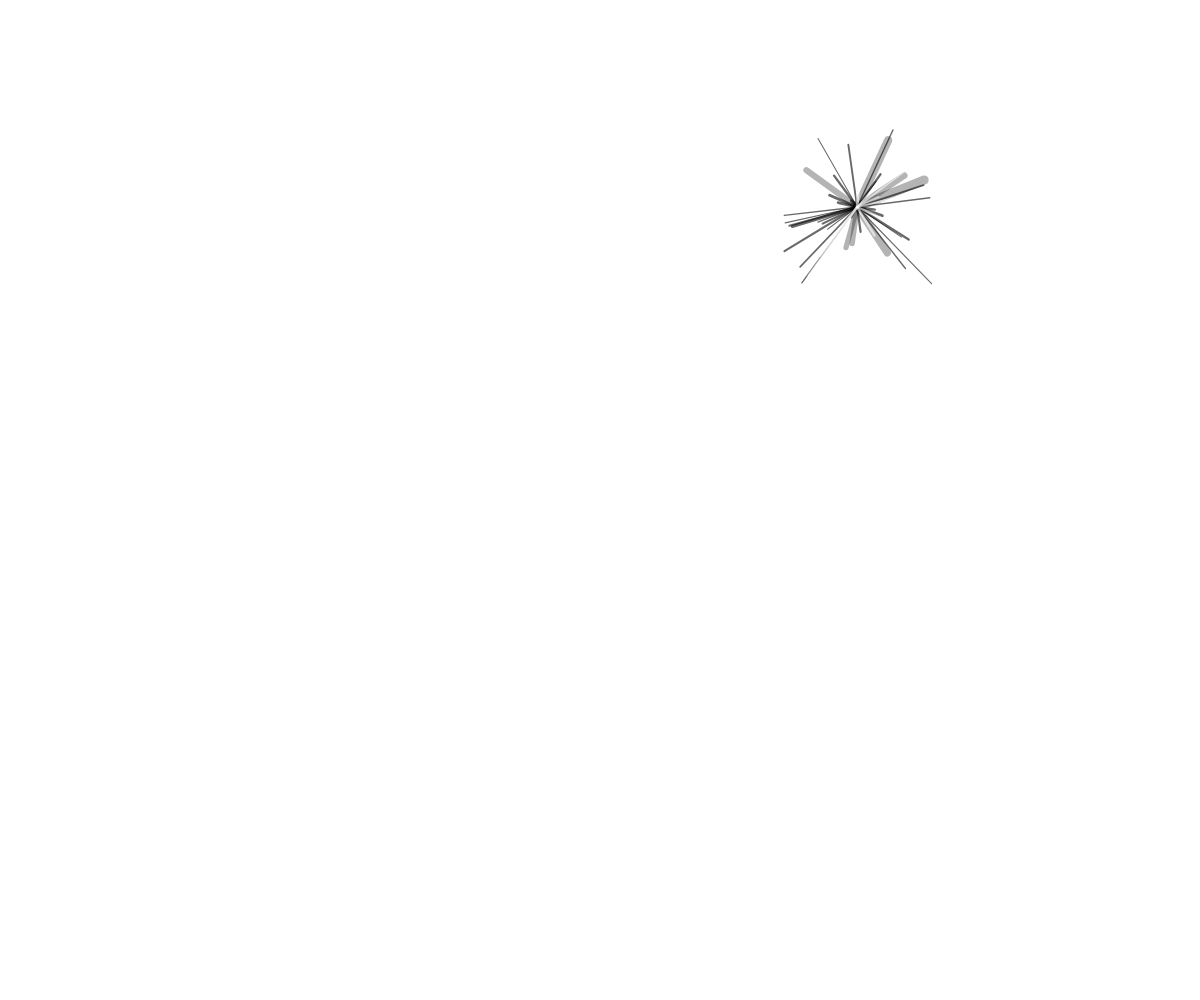
Frame 1 (no input)
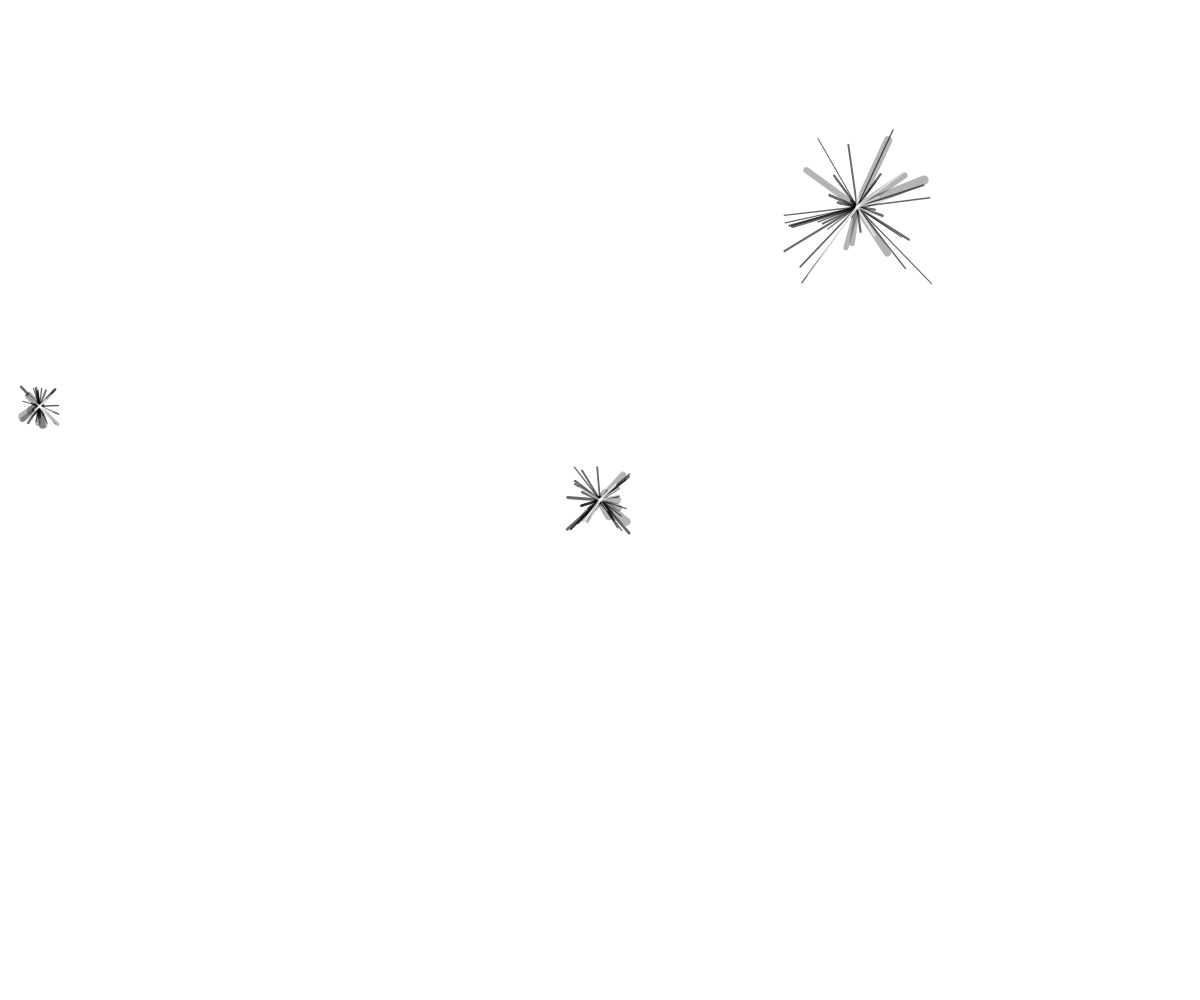
Frame 2 (the mouse pressed at the canvas centre, redrawn once)

The p5.js sketch that drew these frames (run headless with seeded random() and noise() and a simulated clock; the mouse was pressed at the canvas centre and the sketch redrawn once):

// p5.js sketch
// ── sketch.js

function setup() {
  createCanvas(windowWidth, windowHeight);
  fill(0);
  stroke(0);
  noLoop();
}

function draw() {
  drawThing(random(width), random(height));

}

function drawThing(x, y) {
  var s = random(10, 100);

  stroke(0, 75);
  for (var i=0; i<7; i++) {
    strokeWeight(random(5, 10))
    line(x, y, x+random(-s, s), y+random(-s, s));
  }

  stroke(0, 150);
  for (var i=0; i<30; i++) {
    strokeWeight(random(1, 3))
    line(x, y, x+random(-s, s), y+random(-s, s));
  }

  stroke(255, 150);
  for (var i=0; i<10; i++) {
    strokeWeight(random(1, 3))
    line(x, y, x+random(-s, s), y+random(-s, s));
  }
}


function mousePressed() {
  drawThing(mouseX, mouseY);
}
// ── index2.html
<html>
  <head>
    <script type="text/javascript" src="https://cdnjs.cloudflare.com/ajax/libs/p5.js/0.4.6/p5.js"></script>
    <script type="text/javascript" src="sketch2.js"></script>
    <link rel="stylesheet" type="text/css" href="../../style.css">
  </head>
  <body>
  <div id="src"><a href="sketch2.js">source code</a><br>adapted from FORM+CODE<br>move and click</div>
  </body>
</html>
// ── sketch2.js

var m = 2;
var n1 = 18;
var n2 = 1;
var n3 = 1;

function setup() {
  createCanvas(windowWidth, windowHeight);
  smooth();
  noFill();
  stroke(255, 120);
  noLoop();
}

function draw() {
  background(0);
  drawShape(width/2, height/2);
}

function mousePressed() {
  background(0, 10);
  drawShape(mouseX, mouseY);
}

function drawShape(x, y) { 
  push();
  translate(x, y);

  var scaler = random(10, 200);
  var n = floor(random(3, 32));
  for (var s = n; s > 0; s--) {  
    beginShape();
  
    var mm = m + s;
    var nn1 = n1 + s;
    var nn2 = n2 + s;
    var nn3 = n3 + s;
    scaler = scaler * 0.98;
    var sscaler = scaler;

    var points = superformula(mm, nn1, nn2, nn3);
    curveVertex(points[points.length-1].x * sscaler, points[points.length-1].y * sscaler);
    for (var i = 0;i < points.length; i++) {
      curveVertex(points[i].x * sscaler, points[i].y * sscaler);
    }
    curveVertex(points[0].x * sscaler, points[0].y * sscaler);
    endShape();
  }
  pop();
}

function superformula(m, n1, n2, n3) {
  var numPoints = 360;
  var phi = TWO_PI / numPoints;
  var points = []
  for (var i = 0;i <= numPoints;i++) {
    points[i] = superformulaPoint(m,n1,n2,n3,phi * i);
  }
  return points;
}

function superformulaPoint(m, n1, n2, n3, phi) {
  var r;
  var t1,t2;
  var a=1,b=1;
  var x = 0;
  var y = 0;

  t1 = cos(m * phi / 4) / a;
  t1 = abs(t1);
  t1 = pow(t1,n2);

  t2 = sin(m * phi / 4) / b;
  t2 = abs(t2);
  t2 = pow(t2,n3);

  r = pow(t1+t2,1/n1);
  if (abs(r) == 0) {
    x = 0;
    y = 0;
  }  
  else {
    r = 1 / r;
    x = r * cos(phi);
    y = r * sin(phi);
  }

  return new p5.Vector(x, y);
}
